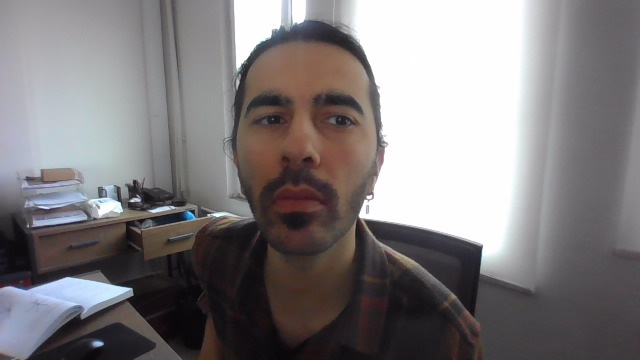
#> input picture test_resmi.jpg, 640 x 360 px
$ python redact_image.py
#> lines starting #> are read from the running program, lines starting #| are printed output that depends on the picture; after the words box and inside, x2 and y2 are one past the last pixel; in counts of white or black regions, pixels touching at a corner belong together
import sys
import cv2
import numpy as np

PAD = 0.10
BLOCKS = 8


def detect(gray, cascade):
    return cascade.detectMultiScale(gray, scaleFactor=1.1, minNeighbors=5, minSize=(40, 40))


def redact(img, boxes):
    out = img.copy()
    mask = np.zeros(img.shape[:2], np.uint8)
    h, w = img.shape[:2]
    for (x, y, bw, bh) in boxes:
        px, py = int(bw * PAD), int(bh * PAD)
        x0, y0 = max(0, x - px), max(0, y - py)
        x1, y1 = min(w, x + bw + px), min(h, y + bh + py)
        roi = out[y0:y1, x0:x1]
        small = cv2.resize(roi, (BLOCKS, BLOCKS), interpolation=cv2.INTER_AREA)
        blocks = cv2.resize(small, (x1 - x0, y1 - y0), interpolation=cv2.INTER_NEAREST)
        k = max(3, ((x1 - x0) // 4) | 1)
        out[y0:y1, x0:x1] = cv2.GaussianBlur(blocks, (k, k), 0)
        mask[y0:y1, x0:x1] = 255
    return out, mask


def psnr(a, b):
    mse = np.mean((a.astype(np.float64) - b.astype(np.float64)) ** 2)
    return float("inf") if mse == 0 else 10 * np.log10(255.0 ** 2 / mse)


def main(src, dst):
#> called with src = 'test_resmi.jpg', dst = 'redacted.jpg'
    cascade = cv2.CascadeClassifier("haarcascade_frontalface_default.xml")
    img = cv2.imread(src)
#> img is the input picture: shape (360, 640, 3); mean B, G, R 125.8, 124.3, 128.3
    boxes = detect(cv2.cvtColor(img, cv2.COLOR_BGR2GRAY), cascade)
#> boxes = [[212, 50, 173, 173]]
    out, mask = redact(img, boxes)
#> the loop in redact, `for (x, y, bw, bh) in boxes:` made 1 pass
#> (x, y, bw, bh, px, py, x0, y0) on pass 1: (212, 50, 173, 173, 17, 17, 195, 33)
#> pass 1, in redact, `roi = out[y0:y1, x0:x1]`:
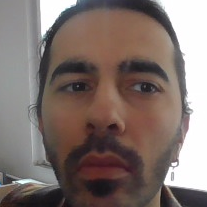
#> roi: shape (207, 207, 3); mean B, G, R 108.8, 113.6, 127.9
#> pass 1, in redact, `blocks = cv2.resize(small, (x1 - x0, y1 - y0), interpolation=cv2.INTER..`:
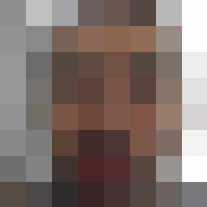
#> blocks: shape (207, 207, 3); mean of channels 0, 1, 2 108.4, 113.3, 127.6; drawn as B, G, R
#> after the loop in redact, `for (x, y, bw, bh) in boxes:`:
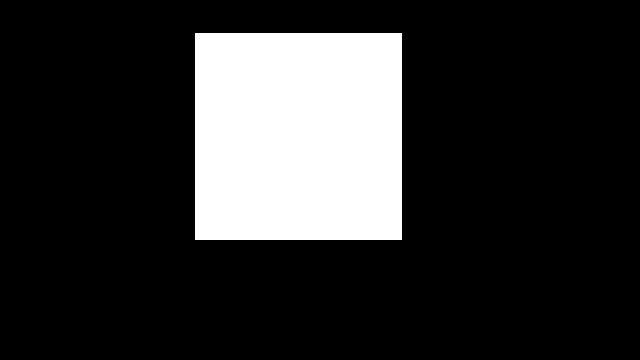
#> mask: shape (360, 640); 18.6% white; 1 white region, box (x1, y1, x2, y2) and area: (195, 33, 402, 240) 42849
#> after the loop in redact, `for (x, y, bw, bh) in boxes:`:
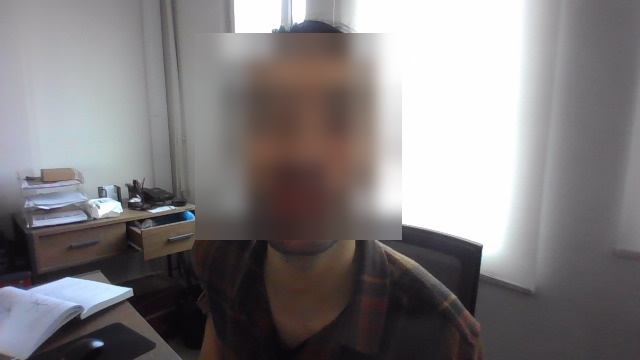
#> out: shape (360, 640, 3); 18.5% of pixels changed, all inside (x1, y1, x2, y2) = (195, 33, 402, 240)
#> after the loop in redact, `for (x, y, bw, bh) in boxes:`:
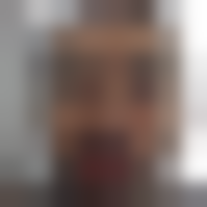
#> roi: shape (207, 207, 3); mean B, G, R 108.4, 113.3, 127.6

    outside = mask == 0
    diff_before = int(np.abs(out.astype(int) - img.astype(int))[outside].max())
#> diff_before = 0
    cv2.imwrite(dst, out, [cv2.IMWRITE_JPEG_QUALITY, 95])
    saved = cv2.imread(dst)

    print(f"faces detected in input:    {len(boxes)}")
#| faces detected in input:    1
    print(f"faces detected after redact: {len(detect(cv2.cvtColor(saved, cv2.COLOR_BGR2GRAY), cascade))}")
#| faces detected after redact: 0
    print(f"max pixel change outside mask before encoding: {diff_before}")
#| max pixel change outside mask before encoding: 0
    print(f"PSNR outside mask after JPEG encoding: {psnr(saved[outside], img[outside]):.1f} dB")
#> in psnr, `mse = np.mean((a.astype(np.float64) - b.astype(np.float64)) ** 2)`: mse = 0.152
#| PSNR outside mask after JPEG encoding: 56.3 dB
    print(f"redacted area: {100 * (~outside).mean():.1f}% of frame")
#| redacted area: 18.6% of frame


if __name__ == "__main__":
    main(sys.argv[1] if len(sys.argv) > 1 else "test_resmi.jpg",
         sys.argv[2] if len(sys.argv) > 2 else "redacted.jpg")
